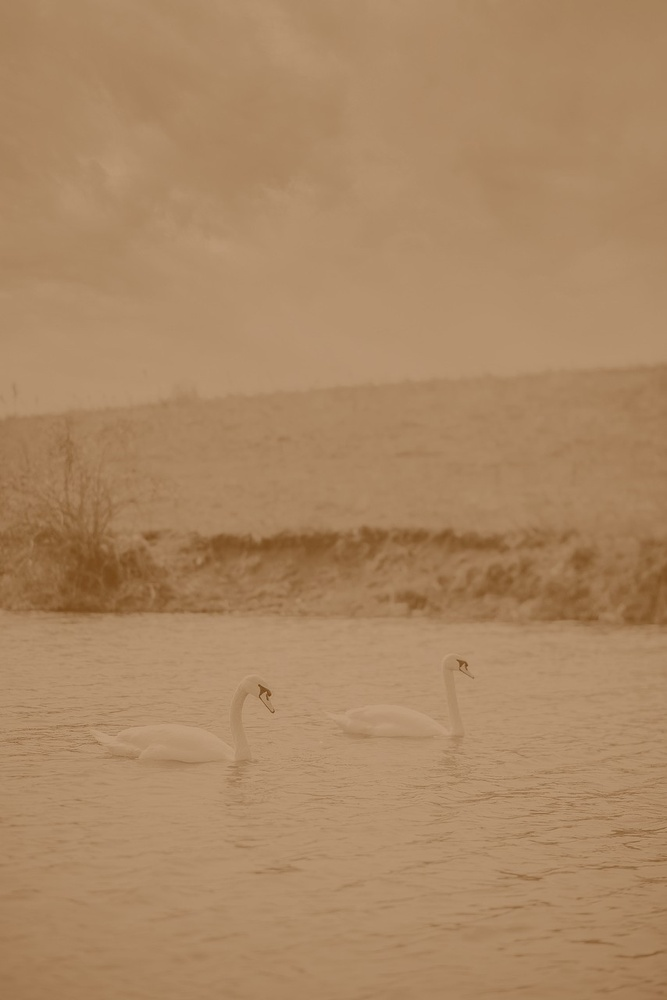
#> input picture input.jpg, 667 x 1000 px, shrunk from 854 x 1280 before the run
$ python grey_conversion_script.py
#> lines starting #> are read from the running program, lines starting #| are printed output that depends on the picture
import cv2
import numpy as np
import matplotlib.pyplot as plt

#Load the image
img = cv2.imread("input.jpg")
#> img is the input picture: shape (1000, 667, 3); mean B, G, R 99.5, 135.5, 170.7

if img is None:
    raise FileNotFoundError("input.jpg not found. Place an image named 'input.jpg' in this folder.")

# OpenCV loads images as BGR, convert to RGB for correct display in Matplotlib
img_rgb = cv2.cvtColor(img, cv2.COLOR_BGR2RGB)

# ---- Convert to grayscale ----
gray = cv2.cvtColor(img, cv2.COLOR_BGR2GRAY)
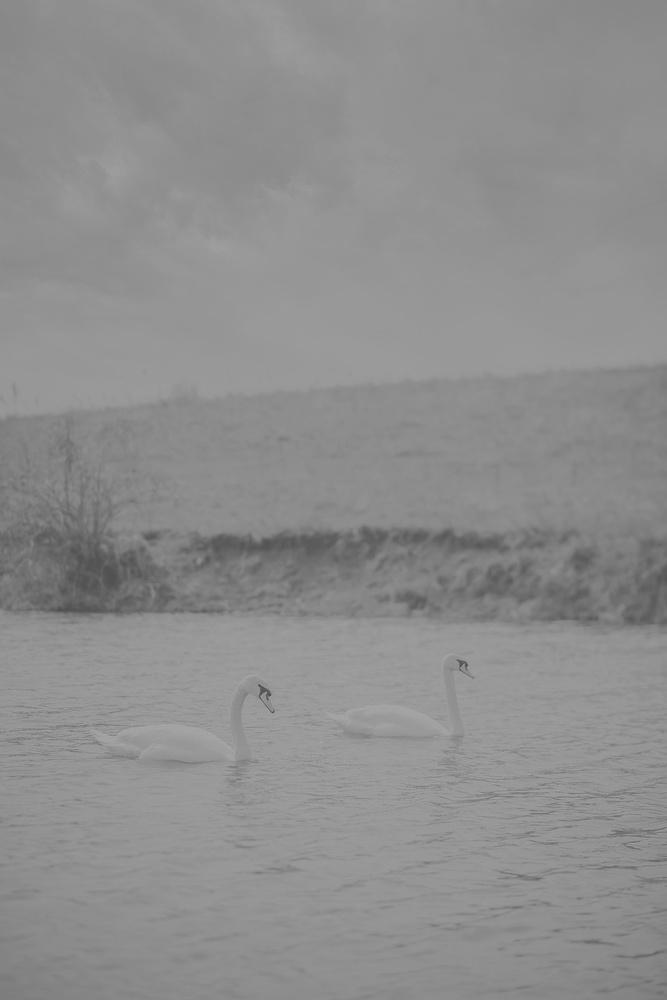
#> gray: shape (1000, 667); min 68, max 167, mean 141.9

# ---- Split into B, G, R channels ----
b, g, r = cv2.split(img)
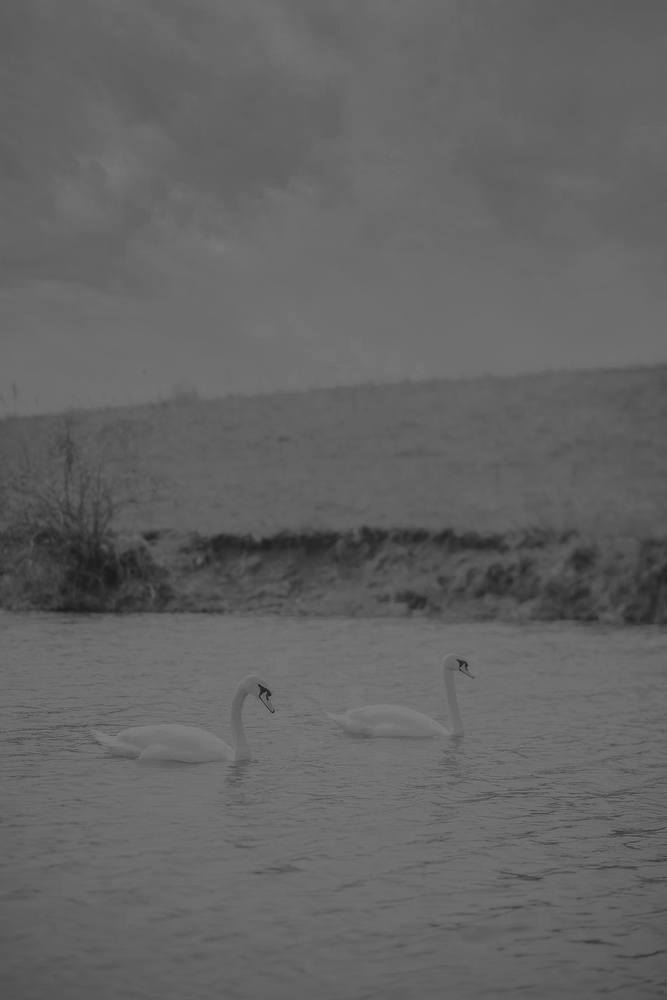
#> b: shape (1000, 667); min 20, max 128, mean 99.5
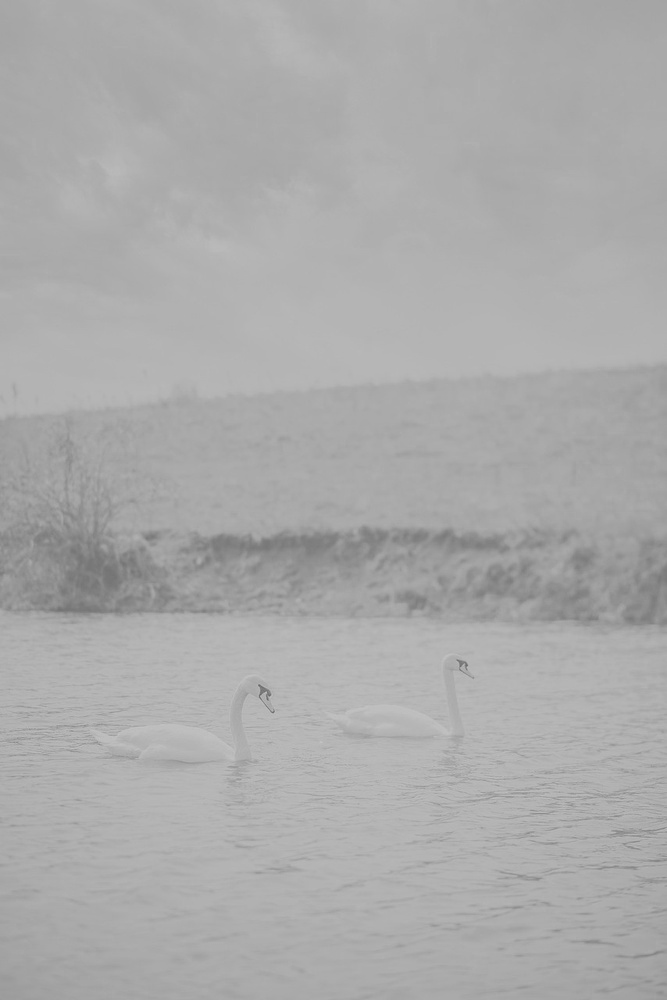
#> r: shape (1000, 667); min 100, max 195, mean 170.7
zeros = np.zeros_like(b)

# ---- Reconstruct single-channel "true color" images ----
red_channel = cv2.merge([zeros, zeros, r])     # only Red channel active
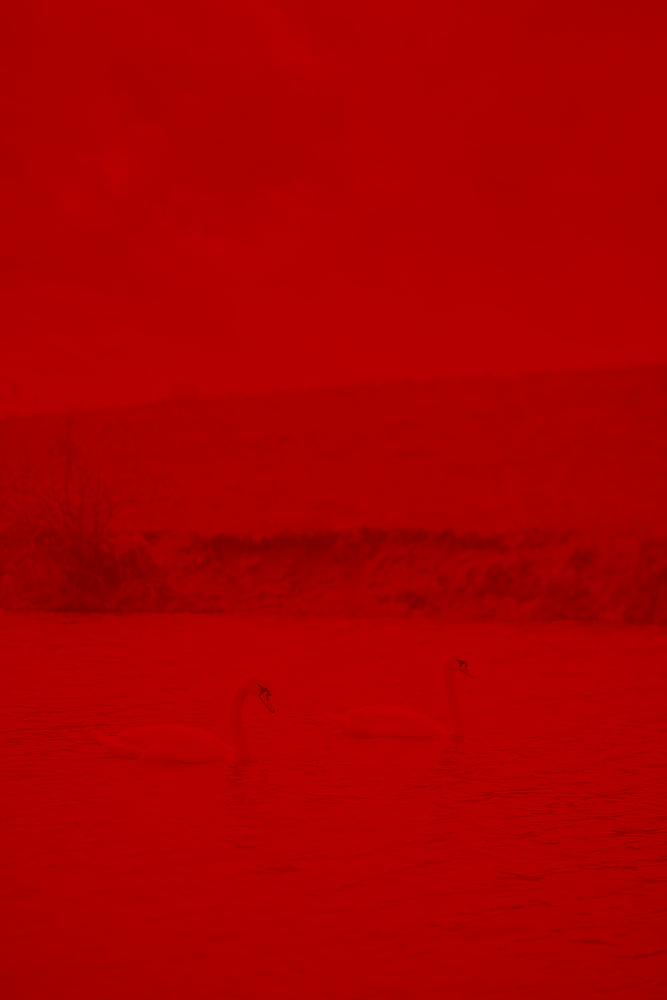
#> red_channel: shape (1000, 667, 3); mean of channels 0, 1, 2 0, 0, 170.7; drawn as B, G, R
green_channel = cv2.merge([zeros, g, zeros])   # only Green channel active
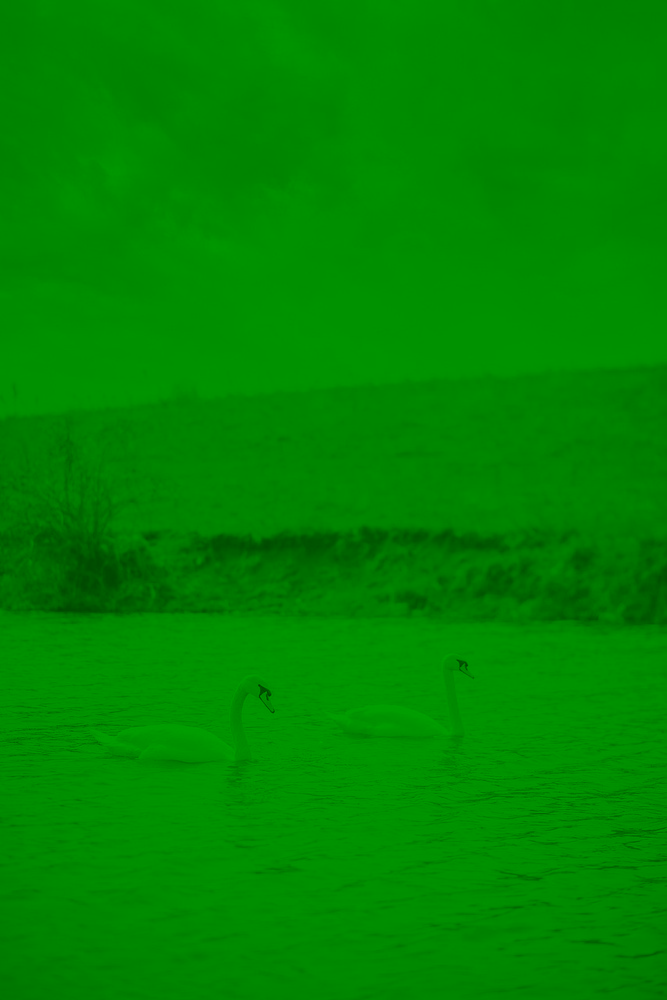
#> green_channel: shape (1000, 667, 3); mean of channels 0, 1, 2 0, 135.5, 0; drawn as B, G, R
blue_channel = cv2.merge([b, zeros, zeros])    # only Blue channel active
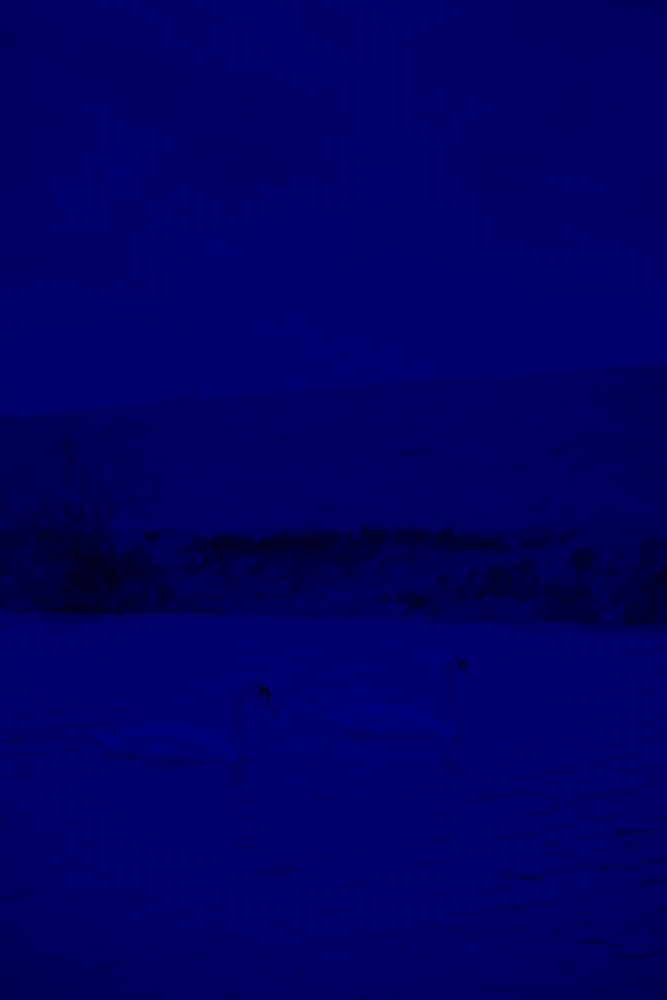
#> blue_channel: shape (1000, 667, 3); mean of channels 0, 1, 2 99.5, 0, 0; drawn as B, G, R

# Convert reconstructed channel images (still BGR order) to RGB for display
red_channel_rgb = cv2.cvtColor(red_channel, cv2.COLOR_BGR2RGB)
green_channel_rgb = cv2.cvtColor(green_channel, cv2.COLOR_BGR2RGB)
blue_channel_rgb = cv2.cvtColor(blue_channel, cv2.COLOR_BGR2RGB)

# Display all 5 images in a single figure
fig, axes = plt.subplots(2, 3, figsize=(12, 8))
axes[0, 0].imshow(img_rgb)
axes[0, 0].set_title("Original")

axes[0, 1].imshow(gray, cmap="gray")
axes[0, 1].set_title("Grayscale")

axes[0, 2].imshow(red_channel_rgb)
axes[0, 2].set_title("Red Channel")

axes[1, 0].imshow(green_channel_rgb)
axes[1, 0].set_title("Green Channel")

axes[1, 1].imshow(blue_channel_rgb)
axes[1, 1].set_title("Blue Channel")

axes[1, 2].axis("off")  # empty slot

for ax in axes.ravel():
    ax.axis("off") if ax != axes[1, 2] else None
    ax.set_xticks([])
    ax.set_yticks([])

plt.tight_layout()
plt.savefig("output.png", dpi=150, bbox_inches="tight")
plt.show()

print("Done. Saved result as output.png")
